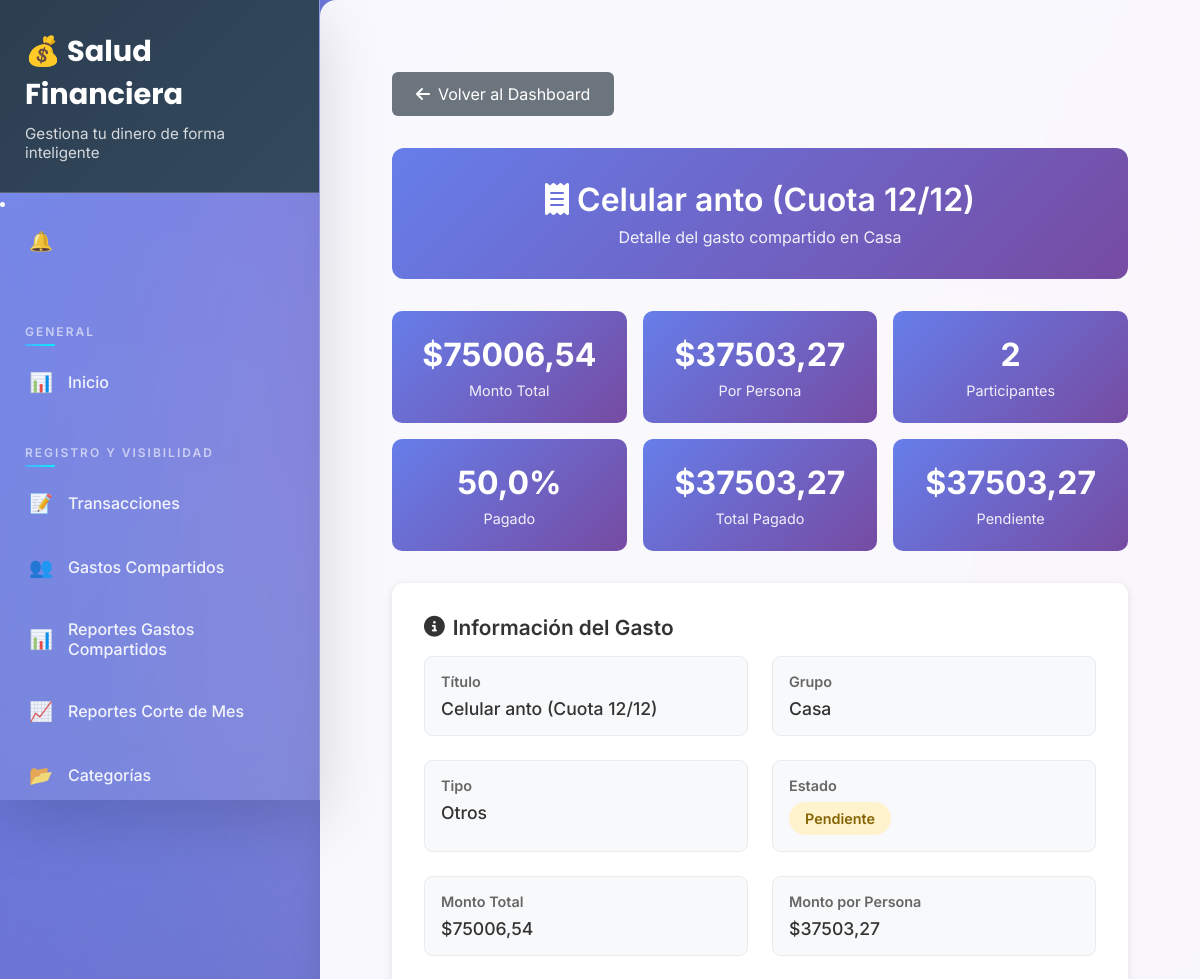
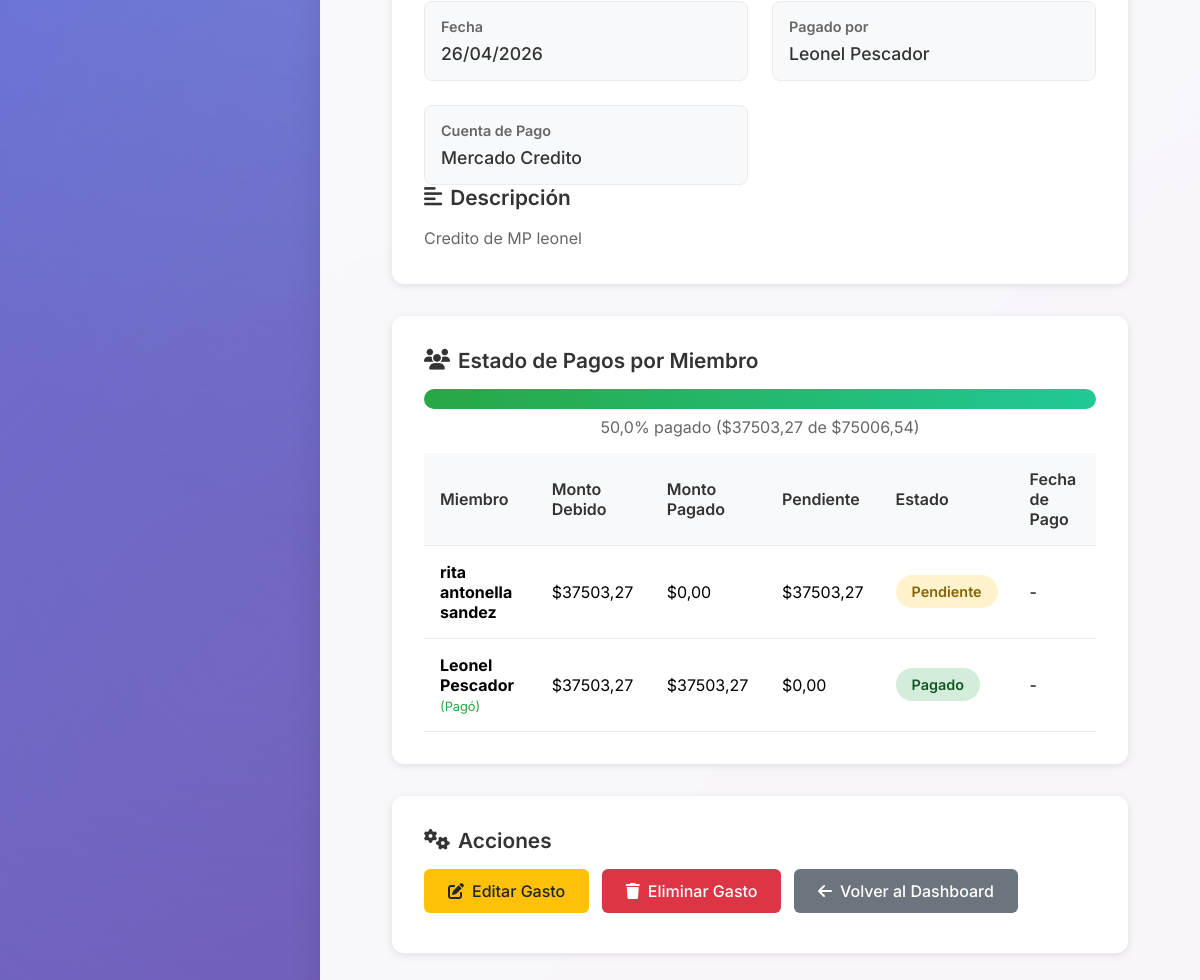
Page /finanzas/gastos/11/detalle/ (signed in) on the committed database (2 pictures, top to bottom).
### finanzas/models.py (models this page shows, shortened)
class GastoCompartido(models.Model):
    TIPO_CHOICES = [
        ('alquiler', 'Alquiler'),
        ('servicios', 'Servicios (Gas, Agua, Luz)'),
        ('internet', 'Internet/TV'),
        ('limpieza', 'Limpieza'),
        ('comida', 'Comida/Comestibles'),
        ('transporte', 'Transporte'),
        ('mantenimiento', 'Mantenimiento'),
        ('otros', 'Otros'),
    ]
    ESTADO_CHOICES = [
        ('pendiente', 'Pendiente'),
        ('pagado', 'Pagado'),
        ('vencido', 'Vencido'),
        ('cancelado', 'Cancelado'),
    ]
    titulo = models.CharField(max_length=200)
    descripcion = models.TextField(blank=True, null=True)
    monto_total = models.DecimalField(max_digits=12, decimal_places=2, validators=[MinValueValidator(Decimal('0.01'))])
    fecha = models.DateField()
    fecha_vencimiento = models.DateField(null=True, blank=True)
    tipo = models.CharField(max_length=20, choices=TIPO_CHOICES, default='otros')
    estado = models.CharField(max_length=15, choices=ESTADO_CHOICES, default='pendiente')
    grupo = models.ForeignKey(GrupoGastosCompartidos, on_delete=models.CASCADE, related_name='gastos_compartidos')
    pagado_por = models.ForeignKey(User, on_delete=models.CASCADE, related_name='gastos_pagados', null=True, blank=True)
    cuenta_pago = models.ForeignKey(Cuenta, on_delete=models.CASCADE, related_name='gastos_compartidos_pagados', null=True, blank=True)
    imagen_recibo = models.ImageField(upload_to='gastos_compartidos/', null=True, blank=True)
    es_en_cuotas = models.BooleanField(default=False, help_text='¿Este gasto es en cuotas?')
    numero_cuotas = models.PositiveIntegerField(null=True, blank=True, help_text='Cantidad total de cuotas')
    cuota_actual = models.PositiveIntegerField(null=True, blank=True, help_text='Número de la cuota actual')
    fecha_fin_cuotas = models.DateField(null=True, blank=True, help_text='Fecha de finalización de las cuotas')
    activo = models.BooleanField(default=True)
    fecha_creacion = models.DateTimeField(auto_now_add=True)
    fecha_modificacion = models.DateTimeField(auto_now=True)
    class Meta:
        ordering = ['-fecha', '-fecha_creacion']
    @property
    def monto_por_persona(self):
        cantidad_miembros = self.grupo.cantidad_miembros
        if cantidad_miembros > 0:
            return self.monto_total / cantidad_miembros
        return self.monto_total

class GrupoGastosCompartidos(models.Model):
    nombre = models.CharField(max_length=100)
    descripcion = models.TextField(blank=True, null=True)
    icono = models.CharField(max_length=50, default='🏠')
    color = models.CharField(max_length=7, default='#3498db')
    miembros = models.ManyToManyField(User, related_name='grupos_gastos_compartidos')
    creador = models.ForeignKey(User, on_delete=models.CASCADE, related_name='grupos_creados')
    activo = models.BooleanField(default=True)
    fecha_creacion = models.DateTimeField(auto_now_add=True)
    fecha_modificacion = models.DateTimeField(auto_now=True)
    class Meta:
        ordering = ['nombre']
    @property
    def cantidad_miembros(self):
        return self.miembros.count()

class Cuenta(models.Model):
    TIPO_CUENTA_CHOICES = [
        ('efectivo', 'Efectivo'),
        ('cuenta_bancaria', 'Cuenta Bancaria'),
        ('tarjeta_credito', 'Tarjeta de Crédito'),
        ('tarjeta_debito', 'Tarjeta de Débito'),
        ('billetera_virtual', 'Billetera Virtual'),
        ('cuenta_inversion', 'Cuenta de Inversión'),
        ('otro', 'Otro'),
    ]
    MONEDA_CHOICES = [
        ('ARS', 'Peso Argentino'),
        ('USD', 'Dólar Estadounidense'),
        ('EUR', 'Euro'),
        ('BRL', 'Real Brasileño'),
        ('CLP', 'Peso Chileno'),
        ('COP', 'Peso Colombiano'),
        ('MXN', 'Peso Mexicano'),
        ('PEN', 'Sol Peruano'),
        ('UYU', 'Peso Uruguayo'),
        ('VES', 'Bolívar Venezolano'),
    ]
    nombre = models.CharField(max_length=100)
    tipo_cuenta = models.CharField(max_length=20, choices=TIPO_CUENTA_CHOICES, default='efectivo')
    moneda = models.CharField(max_length=3, choices=MONEDA_CHOICES, default='ARS')
    saldo_inicial = models.DecimalField(max_digits=12, decimal_places=2, default=0)
    saldo_actual = models.DecimalField(max_digits=12, decimal_places=2, default=0)
    icono = models.CharField(max_length=50, default='💳')
    color = models.CharField(max_length=7, default='#2ecc71')
    descripcion = models.TextField(blank=True, null=True)
    institucion_financiera = models.CharField(max_length=100, blank=True, null=True)
    usuario = models.ForeignKey(User, on_delete=models.CASCADE, related_name='cuentas')
    activa = models.BooleanField(default=True)
    fecha_creacion = models.DateTimeField(auto_now_add=True)
    fecha_cierre = models.DateField(null=True, blank=True)
    fecha_vencimiento = models.DateField(null=True, blank=True)
    limite_credito = models.DecimalField(max_digits=12, decimal_places=2, null=True, blank=True)
    class Meta:
        ordering = ['nombre']

class PagoGastoCompartido(models.Model):
    ESTADO_CHOICES = [
        ('pendiente', 'Pendiente'),
        ('pagado', 'Pagado'),
        ('parcial', 'Pago Parcial'),
        ('cancelado', 'Cancelado'),
    ]
    gasto_compartido = models.ForeignKey(GastoCompartido, on_delete=models.CASCADE, related_name='pagos_miembros')
    miembro = models.ForeignKey(User, on_delete=models.CASCADE, related_name='pagos_gastos_compartidos')
    monto_debido = models.DecimalField(max_digits=12, decimal_places=2)
    monto_pagado = models.DecimalField(max_digits=12, decimal_places=2, default=0)
    fecha_pago = models.DateField(null=True, blank=True)
    estado = models.CharField(max_length=15, choices=ESTADO_CHOICES, default='pendiente')
    notas = models.TextField(blank=True, null=True)
    fecha_creacion = models.DateTimeField(auto_now_add=True)
    fecha_modificacion = models.DateTimeField(auto_now=True)
    class Meta:
        unique_together = ['gasto_compartido', 'miembro']
        ordering = ['-fecha_creacion']
    @property
    def monto_pendiente(self):
        return self.monto_debido - self.monto_pagado

### finanzas/views.py (the view)
# urls.py: path('gastos/<int:pk>/detalle/', views.gasto_compartido_detalle, name='gasto_compartido_detalle'),
@login_required
def gasto_compartido_detalle(request, pk):
    gasto = get_object_or_404(GastoCompartido, pk=pk, grupo__miembros=request.user, activo=True)
    pagos = PagoGastoCompartido.objects.filter(gasto_compartido=gasto).select_related('miembro')
    total_pagado = sum(pago.monto_pagado for pago in pagos)
    total_debido = sum(pago.monto_debido for pago in pagos)
    total_pendiente = total_debido - total_pagado
    if gasto.monto_total > 0:
        porcentaje_pagado = (total_pagado / gasto.monto_total) * 100
    else:
        porcentaje_pagado = 0
    pagos_pendientes = pagos.filter(estado='pendiente').count()
    pagos_pagados = pagos.filter(estado='pagado').count()
    pagos_vencidos = pagos.filter(estado='vencido').count()
    if total_pendiente == 0:
        estado_general = 'pagado'
    elif gasto.fecha_vencimiento and gasto.fecha_vencimiento < date.today():
        estado_general = 'vencido'
    else:
        estado_general = 'pendiente'
    context = {
        'gasto': gasto,
        'pagos': pagos,
        'total_pagado': total_pagado,
        'total_debido': total_debido,
        'total_pendiente': total_pendiente,
        'porcentaje_pagado': porcentaje_pagado,
        'pagos_pendientes': pagos_pendientes,
        'pagos_pagados': pagos_pagados,
        'pagos_vencidos': pagos_vencidos,
        'estado_general': estado_general,
        'total_miembros': pagos.count(),
    }
    return render(request, 'gastos_compartidos/detalle.html', context)

### finanzas/templates/gastos_compartidos/detalle.html (shortened to what this page needs)
{% extends 'base/base.html' %}
{% load static %}
{% block extra_head %}
    <link rel="stylesheet" href="{% static 'css/gastos_compartidos.css' %}">
{% endblock %}
{% block content %}
<div class="detail-container">
    <a href="{% url 'dashboard_gastos_compartidos' %}" class="btn-volver">
        <i class="fas fa-arrow-left"></i> Volver al Dashboard
    </a>
    <div class="detail-header">
        <h1>
            <i class="fas fa-receipt"></i>
            {{ gasto.titulo }}
        </h1>
        <p>Detalle del gasto compartido en {{ gasto.grupo.nombre }}</p>
    </div>
    <div class="stats-cards">
        <div class="stat-card">
            <div class="stat-value">${{ gasto.monto_total|floatformat:2 }}</div>
            <div class="stat-label">Monto Total</div>
        </div>
        <div class="stat-card">
            <div class="stat-value">${{ gasto.monto_por_persona|floatformat:2 }}</div>
            <div class="stat-label">Por Persona</div>
        </div>
        <div class="stat-card">
            <div class="stat-value">{{ total_miembros }}</div>
            <div class="stat-label">Participantes</div>
        </div>
        <div class="stat-card">
            <div class="stat-value">{{ porcentaje_pagado|floatformat:1 }}%</div>
            <div class="stat-label">Pagado</div>
        </div>
        <div class="stat-card">
            <div class="stat-value">${{ total_pagado|floatformat:2 }}</div>
            <div class="stat-label">Total Pagado</div>
        </div>
        <div class="stat-card">
            <div class="stat-value">${{ total_pendiente|floatformat:2 }}</div>
            <div class="stat-label">Pendiente</div>
        </div>
    </div>
    <div class="detail-card">
        <div class="section-title">
            <i class="fas fa-info-circle"></i>
            Información del Gasto
        </div>
        <div class="info-grid">
            <div class="info-item">
                <div class="info-label">Título</div>
                <div class="info-value">{{ gasto.titulo }}</div>
            </div>
            <div class="info-item">
                <div class="info-label">Grupo</div>
                <div class="info-value">{{ gasto.grupo.nombre }}</div>
            </div>
            <div class="info-item">
                <div class="info-label">Tipo</div>
                <div class="info-value">{{ gasto.get_tipo_display }}</div>
            </div>
            <div class="info-item">
                <div class="info-label">Estado</div>
                <div class="info-value">
                    <span class="estado-badge estado-{{ gasto.estado }}">
                        {{ gasto.get_estado_display }}
                    </span>
                </div>
            </div>
            <div class="info-item">
                <div class="info-label">Monto Total</div>
                <div class="info-value">${{ gasto.monto_total|floatformat:2 }}</div>
            </div>
            <div class="info-item">
                <div class="info-label">Monto por Persona</div>
                <div class="info-value">${{ gasto.monto_por_persona|floatformat:2 }}</div>
            </div>
            <div class="info-item">
                <div class="info-label">Fecha</div>
                <div class="info-value">{{ gasto.fecha|date:"d/m/Y" }}</div>
            </div>
            {% if gasto.pagado_por %}
            <div class="info-item">
                <div class="info-label">Pagado por</div>
                <div class="info-value">{{ gasto.pagado_por.get_full_name|default:gasto.pagado_por.username }}</div>
            </div>
            {% endif %}
            {% if gasto.cuenta_pago %}
            <div class="info-item">
                <div class="info-label">Cuenta de Pago</div>
                <div class="info-value">{{ gasto.cuenta_pago.nombre }}</div>
            </div>
            {% endif %}
        </div>
        {% if gasto.descripcion %}
        <div class="detail-section">
            <div class="section-title">
                <i class="fas fa-align-left"></i>
                Descripción
            </div>
            <p style="color: #666; line-height: 1.6;">{{ gasto.descripcion }}</p>
        </div>
        {% endif %}
    </div>
    <div class="detail-card">
        <div class="section-title">
            <i class="fas fa-users"></i>
            Estado de Pagos por Miembro
        </div>
        <div class="progress-bar">
            <div class="progress-fill" style="width: {{ porcentaje_pagado }}%"></div>
        </div>
        <p style="text-align: center; margin-top: 0.5rem; color: #666;">
            {{ porcentaje_pagado|floatformat:1 }}% pagado (${{ total_pagado|floatformat:2 }} de ${{ gasto.monto_total|floatformat:2 }})
        </p>
        <table class="pagos-table">
            <thead>
                <tr>
                    <th>Miembro</th>
                    <th>Monto Debido</th>
                    <th>Monto Pagado</th>
                    <th>Pendiente</th>
                    <th>Estado</th>
                    <th>Fecha de Pago</th>
                </tr>
            </thead>
            <tbody>
                {% for pago in pagos %}
                <tr>
                    <td>
                        <strong>{{ pago.miembro.get_full_name|default:pago.miembro.username }}</strong>
                        {% if pago.miembro == gasto.pagado_por %}
                        <span style="color: #28a745; font-size: 0.8rem;">(Pagó)</span>
                        {% endif %}
                    </td>
                    <td>${{ pago.monto_debido|floatformat:2 }}</td>
                    <td>${{ pago.monto_pagado|floatformat:2 }}</td>
                    <td>${{ pago.monto_pendiente|floatformat:2 }}</td>
                    <td>
                        <span class="estado-badge estado-{{ pago.estado }}">
                            {{ pago.get_estado_display }}
                        </span>
                    </td>
                    <td>
                        {% if pago.fecha_pago %}
                            {{ pago.fecha_pago|date:"d/m/Y" }}
                        {% else %}
                            -
                        {% endif %}
                    </td>
                </tr>
                {% endfor %}
            </tbody>
        </table>
    </div>
    <div class="detail-card">
        <div class="section-title">
            <i class="fas fa-cogs"></i>
            Acciones
        </div>
        <a href="{% url 'gasto_compartido_editar' gasto.pk %}" class="btn btn-warning">
            <i class="fas fa-edit"></i> Editar Gasto
        </a>
        <a href="{% url 'gasto_compartido_eliminar' gasto.pk %}" class="btn btn-danger"
           onclick="return confirm('¿Estás seguro de que quieres eliminar este gasto?')">
            <i class="fas fa-trash"></i> Eliminar Gasto
        </a>
        <a href="{% url 'dashboard_gastos_compartidos' %}" class="btn btn-secondary">
            <i class="fas fa-arrow-left"></i> Volver al Dashboard
        </a>
    </div>
</div>
{% endblock %}

### rows in the picture
GastoCompartido: titulo "Celular anto (Cuota 12/12)", grupo.nombre "Casa", monto_total "75006,54", monto_por_persona "37503,27", tipo "Otros", estado "Pendiente", fecha "26/04/2026", pagado_por.get_full_name "Leonel Pescador", cuenta_pago.nombre "Mercado Credito", descripcion "Credito de MP leonel"
PagoGastoCompartido: miembro.get_full_name "rita antonella sandez", monto_debido "37503,27", monto_pagado "0,00", monto_pendiente "37503,27", estado "Pendiente"
PagoGastoCompartido: miembro.get_full_name "Leonel Pescador", shows "(Pagó)", monto_debido "37503,27", monto_pagado "37503,27", monto_pendiente "0,00", estado "Pagado"

### other values in the picture
{{ total_miembros }} "2"
{{ porcentaje_pagado|floatformat:1 }} "50,0"
{{ total_pagado|floatformat:2 }} "37503,27"
{{ total_pendiente|floatformat:2 }} "37503,27"
